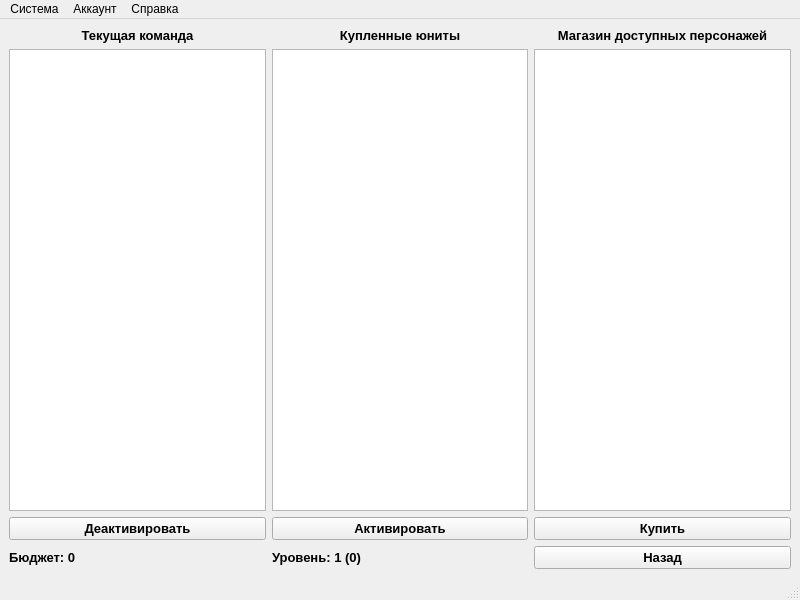
<?xml version="1.0" encoding="UTF-8"?>
<ui version="4.0">
 <class>MainWindow</class>
 <widget class="QMainWindow" name="MainWindow">
  <property name="geometry">
   <rect>
    <x>0</x>
    <y>0</y>
    <width>800</width>
    <height>600</height>
   </rect>
  </property>
  <property name="minimumSize">
   <size>
    <width>800</width>
    <height>600</height>
   </size>
  </property>
  <property name="windowTitle">
   <string>Магазин юнитов</string>
  </property>
  <widget class="QWidget" name="centralwidget">
   <layout class="QGridLayout" name="gridLayout_2">
    <item row="0" column="0">
     <layout class="QGridLayout" name="gridLayout">
      <item row="1" column="0">
       <widget class="QListWidget" name="teamListWidget"/>
      </item>
      <item row="2" column="0">
       <widget class="QPushButton" name="deactivatePushButton">
        <property name="font">
         <font>
          <pointsize>10</pointsize>
          <weight>75</weight>
          <bold>true</bold>
         </font>
        </property>
        <property name="text">
         <string>Деактивировать</string>
        </property>
       </widget>
      </item>
      <item row="0" column="1">
       <widget class="QLabel" name="label_2">
        <property name="font">
         <font>
          <pointsize>10</pointsize>
          <weight>75</weight>
          <bold>true</bold>
         </font>
        </property>
        <property name="text">
         <string>Купленные юниты</string>
        </property>
        <property name="alignment">
         <set>Qt::AlignCenter</set>
        </property>
       </widget>
      </item>
      <item row="2" column="2">
       <widget class="QPushButton" name="buyPushButton">
        <property name="font">
         <font>
          <pointsize>10</pointsize>
          <weight>75</weight>
          <bold>true</bold>
         </font>
        </property>
        <property name="text">
         <string>Купить</string>
        </property>
       </widget>
      </item>
      <item row="1" column="2">
       <widget class="QListWidget" name="shopListWidget"/>
      </item>
      <item row="1" column="1">
       <widget class="QListWidget" name="availabilityListWidget"/>
      </item>
      <item row="2" column="1">
       <widget class="QPushButton" name="activatePushButton">
        <property name="font">
         <font>
          <pointsize>10</pointsize>
          <weight>75</weight>
          <bold>true</bold>
         </font>
        </property>
        <property name="text">
         <string>Активировать</string>
        </property>
       </widget>
      </item>
      <item row="0" column="2">
       <widget class="QLabel" name="label_3">
        <property name="font">
         <font>
          <pointsize>10</pointsize>
          <weight>75</weight>
          <bold>true</bold>
         </font>
        </property>
        <property name="text">
         <string>Магазин доступных персонажей</string>
        </property>
        <property name="alignment">
         <set>Qt::AlignCenter</set>
        </property>
       </widget>
      </item>
      <item row="0" column="0">
       <widget class="QLabel" name="label">
        <property name="font">
         <font>
          <pointsize>10</pointsize>
          <weight>75</weight>
          <bold>true</bold>
         </font>
        </property>
        <property name="text">
         <string>Текущая команда</string>
        </property>
        <property name="alignment">
         <set>Qt::AlignCenter</set>
        </property>
       </widget>
      </item>
      <item row="3" column="2">
       <widget class="QPushButton" name="backPushButton">
        <property name="font">
         <font>
          <pointsize>10</pointsize>
          <weight>75</weight>
          <bold>true</bold>
         </font>
        </property>
        <property name="text">
         <string>Назад</string>
        </property>
       </widget>
      </item>
      <item row="3" column="0">
       <widget class="QLabel" name="budgetLabel">
        <property name="font">
         <font>
          <pointsize>10</pointsize>
          <weight>75</weight>
          <bold>true</bold>
         </font>
        </property>
        <property name="text">
         <string>Бюджет: 0</string>
        </property>
       </widget>
      </item>
      <item row="3" column="1">
       <widget class="QLabel" name="levelLabel">
        <property name="font">
         <font>
          <pointsize>10</pointsize>
          <weight>75</weight>
          <bold>true</bold>
         </font>
        </property>
        <property name="text">
         <string>Уровень: 1 (0)</string>
        </property>
       </widget>
      </item>
     </layout>
    </item>
   </layout>
  </widget>
  <widget class="QMenuBar" name="menubar">
   <property name="geometry">
    <rect>
     <x>0</x>
     <y>0</y>
     <width>800</width>
     <height>21</height>
    </rect>
   </property>
   <widget class="QMenu" name="menu">
    <property name="title">
     <string>Система</string>
    </property>
    <addaction name="settingsAppAction"/>
    <addaction name="backAction"/>
    <addaction name="exitAction"/>
   </widget>
   <widget class="QMenu" name="menu_2">
    <property name="title">
     <string>Аккаунт</string>
    </property>
    <addaction name="aboutAccountAction"/>
   </widget>
   <widget class="QMenu" name="menu_3">
    <property name="title">
     <string>Справка</string>
    </property>
    <addaction name="aboutAppAction"/>
   </widget>
   <addaction name="menu"/>
   <addaction name="menu_2"/>
   <addaction name="menu_3"/>
  </widget>
  <widget class="QStatusBar" name="statusbar"/>
  <action name="aboutAppAction">
   <property name="text">
    <string>О программе</string>
   </property>
  </action>
  <action name="aboutAccountAction">
   <property name="text">
    <string>Информация об аккаунте</string>
   </property>
  </action>
  <action name="backAction">
   <property name="text">
    <string>Назад</string>
   </property>
  </action>
  <action name="exitAction">
   <property name="text">
    <string>Закрыть приложение</string>
   </property>
  </action>
  <action name="settingsAppAction">
   <property name="text">
    <string>Настройка</string>
   </property>
  </action>
 </widget>
 <resources/>
 <connections/>
</ui>
